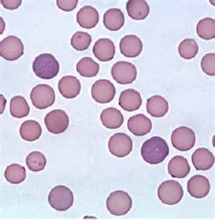
%> input picture sam52.jpg, 215 x 220 px, shrunk from 293 x 300 before the run, given in place of test1.jpg, which was not available
$ octave Segmentation.m   (GNU Octave 9; MATLAB toolbox functions it lacks are replaced by stand-ins)
%> lines starting %> are read from the running program, lines starting %| are printed output that depends on the picture; in (x1, y1, x2, y2) boxes, pixels count from 0 and x2, y2 are one past the last pixel; in counts of white or black regions, pixels touching at a corner belong together; the program's own positions count from 1; pictures that were not available may be replaced by others from this repository, and a replacement may not be noted
he = imread('test1.jpg');
%> he is the input picture: size 220x215x3 uint8; mean R, G, B 209.1, 200.7, 219.3
imshow(he), title('H&E image');
text(size(he,2),size(he,1)+15,...
     'Image courtesy of Alan Partin, Johns Hopkins University', ...
     'FontSize',7,'HorizontalAlignment','right');
 cform = makecform('srgb2lab');
lab_he = applycform(he,cform);
%> lab_he: size 220x215x3 uint8; mean of channels 1, 2, 3 208.6, 134, 120
ab = double(lab_he(:,:,2:3));
nrows = size(ab,1);
%> nrows = 220
ncols = size(ab,2);
%> ncols = 215
ab = reshape(ab,nrows*ncols,2);

nColors = 3;
% repeat the clustering 3 times to avoid local minima
[cluster_idx, cluster_center] = kmeans(ab,nColors,'distance','sqEuclidean', ...
                                      'Replicates',3);
%> cluster_center = [137.8 120.1; 148.5 118.4; 127.2 120.6]
                                  pixel_labels = reshape(cluster_idx,nrows,ncols);
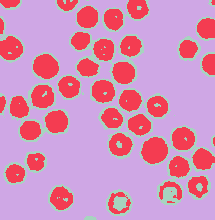
%> pixel_labels: size 220x215 double; 3 distinct labels, from 1 to 3; one colour per label, 0 black
imshow(pixel_labels,[]), title('image labeled by cluster index');
segmented_images = cell(1,3);
rgb_label = repmat(pixel_labels,[1 1 3]);
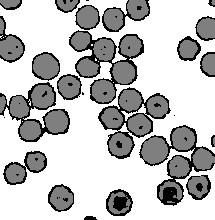
%> rgb_label: size 220x215x3 double; min 1, max 3, mean 2.49; drawn with min black and max white

for k = 1:nColors
    color = he;
    color(rgb_label ~= k) = 0;
    segmented_images{k} = color;
end
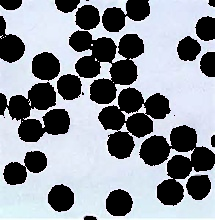
%> color: size 220x215x3 uint8; mean R, G, B 139.3, 144.1, 152.3
%> after the loop, segmented_images = 3 items

imshow(segmented_images{1}), title('objects in cluster 1');
imshow(segmented_images{2}), title('objects in cluster 2');
%> after `imshow(segmented_images{2})`:
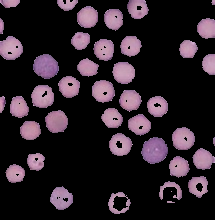
%> displayed picture: size 220x215x3, on the screen's scale of 0 to 255; mean R, G, B 44.6, 33.8, 41.6
imshow(segmented_images{3}), title('objects in cluster 3');
mean_cluster_value = mean(cluster_center,2);
%> mean_cluster_value = [128.9; 133.4; 123.9]
[tmp, idx] = sort(mean_cluster_value);
%> tmp = [123.9; 128.9; 133.4]; idx = [3; 1; 2]
blue_cluster_num = idx(1);
%> blue_cluster_num = 3

L = lab_he(:,:,1);
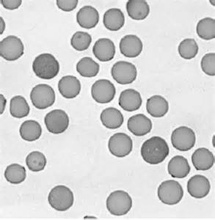
%> L: size 220x215 uint8; min 40, max 255, mean 208.6
blue_idx = find(pixel_labels == blue_cluster_num);
%> blue_idx = 29130 values from 6 to 47300
L_blue = L(blue_idx);
is_light_blue = imbinarize(L_blue);
%> is_light_blue = 29130 logical values, 5981 true
nuclei_labels = repmat(uint8(0),[nrows ncols]);
nuclei_labels(blue_idx(is_light_blue==false)) = 1;
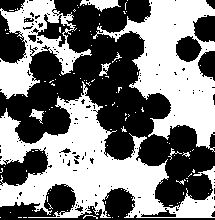
%> nuclei_labels: size 220x215 uint8; values 0 (black) and 1 (white), 48.9% white; 115 white regions (104 under 20 px), largest, box (x1, y1, x2, y2) and area: (0, 81, 215, 218) 10964, (93, 0, 215, 152) 7955, (0, 0, 92, 99) 3418
nuclei_labels = repmat(nuclei_labels,[1 1 3]);
blue_nuclei = he;
blue_nuclei(nuclei_labels ~= 1) = 0;
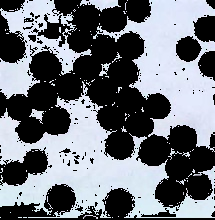
%> blue_nuclei: size 220x215x3 uint8; mean R, G, B 109.4, 113.5, 120.4
imshow(blue_nuclei), title('blue nuclei');

$ run again, on sam1.jpg
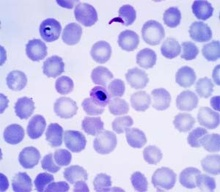
%> input picture sam1.jpg, 220 x 192 px, shrunk from 300 x 262 before the run, given in place of test1.jpg, which was not available
%> he is the input picture: size 192x220x3 uint8; mean R, G, B 198.2, 193.1, 239.1
%> lab_he: size 192x220x3 uint8; mean of channels 1, 2, 3 202.9, 137.4, 105.4
%> cluster_center = [131.6 117.1; 151.8 79.16; 139.8 99.07]
%> pixel_labels: size 192x220 double; 3 distinct labels, from 1 to 3
%> after the loop `for k = 1:nColors`:
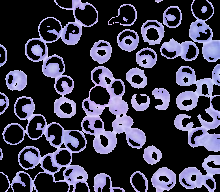
%> color: size 192x220x3 uint8; mean R, G, B 59.4, 57.2, 76.5
%> after the loop `for k = 1:nColors`: segmented_images = 3 items
%> mean_cluster_value = [124.4; 115.5; 119.5]
%> tmp = [115.5; 119.5; 124.4]; idx = [2; 3; 1]
%> blue_cluster_num = 2
%> blue_idx = 6486 values from 48 to 42187
%> L_blue = 6486 values, max 189 at index 4891, min 13 at index 1964, mean 144.5
%> is_light_blue = 6486 logical values, 5212 true
%> `blue_nuclei(nuclei_labels ~= 1) = 0;`:
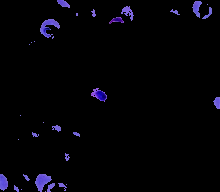
%> blue_nuclei: size 192x220x3 uint8; mean R, G, B 3.2, 2.6, 6.3

$ run again, on sam10.jpg
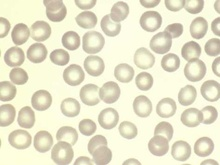
%> input picture sam10.jpg, 220 x 165 px, shrunk from 473 x 355 before the run, given in place of test1.jpg, which was not available
%> he is the input picture: size 165x220x3 uint8; mean R, G, B 232.9, 229.1, 202.9
%> lab_he: size 165x220x3 uint8; mean of channels 1, 2, 3 231.2, 126.2, 141.4
%> cluster_center = [125.7 140.3; 129.5 140.3; 124.6 143.7]
%> pixel_labels: size 165x220 double; 3 distinct labels, from 1 to 3
%> after the loop `for k = 1:nColors`:
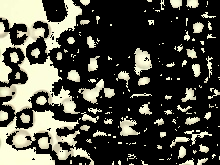
%> color: size 165x220x3 uint8; mean R, G, B 77.4, 77.1, 66.8
%> after the loop `for k = 1:nColors`: segmented_images = 3 items
%> mean_cluster_value = [133; 134.9; 134.1]
%> tmp = [133; 134.1; 134.9]; idx = [1; 3; 2]
%> blue_cluster_num = 1
%> blue_idx = 16490 values from 102 to 36300
%> is_light_blue = 16490 logical values, 11967 true
%> `blue_nuclei(nuclei_labels ~= 1) = 0;`:
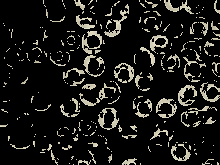
%> blue_nuclei: size 165x220x3 uint8; mean R, G, B 26.2, 25.6, 22.6
